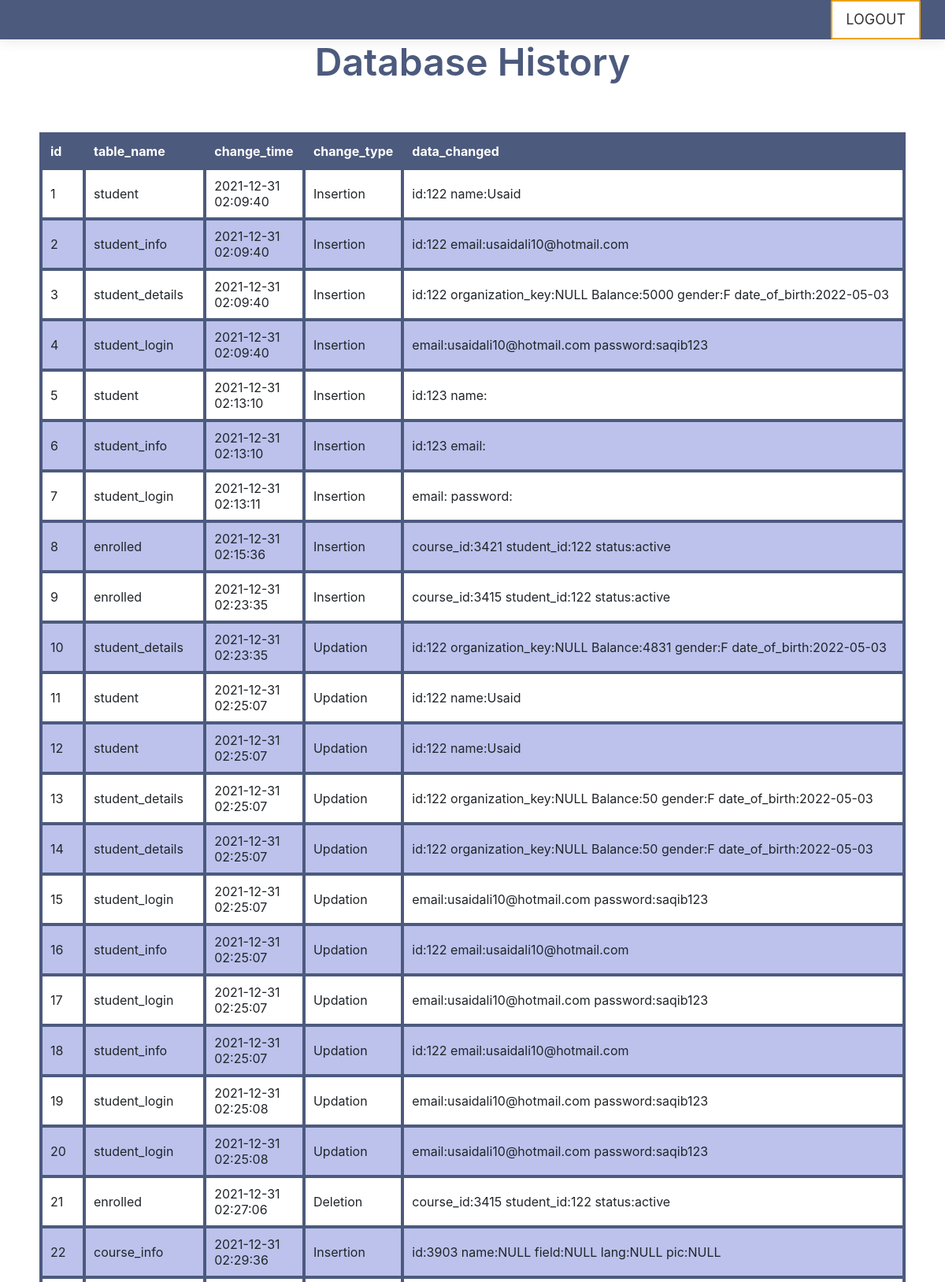
Screenshot of /admin/admin_log.php (signed in, upper part) with the database file from the repository.
### tables this page shows
CREATE TABLE `log_table` (
  `id` int NOT NULL AUTO_INCREMENT,
  `table_name` varchar(50) DEFAULT NULL,
  `change_time` datetime DEFAULT NULL,
  `change_type` varchar(10) DEFAULT NULL,
  `data_changed` text,
  PRIMARY KEY (`id`)
);

### admin/admin_log.php (the view, shortened to what this page needs)
<?php
include_once '../connect.php';
?>
<link rel="stylesheet" href="../css/table.css" />
<link rel="stylesheet" href="../css/bootstrap.min.css" />
    <link rel="stylesheet" href="../css/style.css" />
    <link rel="stylesheet" href="../css/newcss.css" />
<body class="host_version">
    <header class="top-navbar">
        <nav class="navbar navbar-expand-lg navbar-light bg-light">
            <div class="container-fluid">
                <div class="collapse navbar-collapse" id="navbars-host">
                    <ul class="nav navbar-nav navbar-right">
                        <li><a class="hover-btn-new log orange" href="../logout.php" data-toggle="modal" data-target="#login"><span>Logout</span></a></li>
                    </ul>
                </div>
            </div>
        </nav>
    </header>
    <div class="section-title">
                <h2 style="color:#4c5a7d">Database History</h2>
            </div>
<?php
$query = "SELECT * FROM log_table ;";
$result = mysqli_query($conn, $query);
$check = mysqli_num_rows($result);
if ($check > 0) {?>
    <table>
    <tr style = "background-color:#4c5a7d ;color: white">
        <th>id</th>
        <th>table_name</th>
        <th>change_time</th>
        <th>change_type</th>
        <th>data_changed</th>
    </tr><?php
    while ($row = mysqli_fetch_array($result)) {?>
        <tr>
        <td><?php echo $row['id'] ?></td>
        <td><?php echo $row['table_name'] ?></td>
        <td><?php echo $row['change_time'] ?></td>
        <td><?php echo $row['change_type'] ?></td>
        <td><?php echo $row['data_changed'] ?></td>
    </tr>
    <?php
    }
}?></table>

### css/table.css (style rules this page uses)
table, th, td { border: 4px solid #4c5a7d; border-collapse: collapse; }
table { margin: 50px; }
th, td { padding: 10px; }
tr:nth-child(even) { background-color: white; }
tr:nth-child(odd) { background-color: #BCC2EC; }

### rows the page displays
log_table: id "1", table_name "student", change_time "2021-12-31 02:09:40", change_type "Insertion", data_changed "id:122 name:Usaid"
log_table: id "2", table_name "student_info", change_time "2021-12-31 02:09:40", change_type "Insertion", data_changed "id:122 email:usaidali10@hotmail.com"
log_table: id "3", table_name "student_details", change_time "2021-12-31 02:09:40", change_type "Insertion", data_changed "id:122 organization_key:NULL Balance:5000 gender:F date_of_birth:2022-05-03"
log_table: id "4", table_name "student_login", change_time "2021-12-31 02:09:40", change_type "Insertion", data_changed "email:usaidali10@hotmail.com password:saqib123"
log_table: id "5", table_name "student", change_time "2021-12-31 02:13:10", change_type "Insertion", data_changed "id:123 name:"
log_table: id "6", table_name "student_info", change_time "2021-12-31 02:13:10", change_type "Insertion", data_changed "id:123 email:"
log_table: id "7", table_name "student_login", change_time "2021-12-31 02:13:11", change_type "Insertion", data_changed "email: password:"
log_table: id "8", table_name "enrolled", change_time "2021-12-31 02:15:36", change_type "Insertion", data_changed "course_id:3421 student_id:122 status:active"
log_table: id "9", table_name "enrolled", change_time "2021-12-31 02:23:35", change_type "Insertion", data_changed "course_id:3415 student_id:122 status:active"
log_table: id "10", table_name "student_details", change_time "2021-12-31 02:23:35", change_type "Updation", data_changed "id:122 organization_key:NULL Balance:4831 gender:F date_of_birth:2022-05-03"
log_table: id "11", table_name "student", change_time "2021-12-31 02:25:07", change_type "Updation", data_changed "id:122 name:Usaid"
log_table: id "12", table_name "student", change_time "2021-12-31 02:25:07", change_type "Updation", data_changed "id:122 name:Usaid"
log_table: id "13", table_name "student_details", change_time "2021-12-31 02:25:07", change_type "Updation", data_changed "id:122 organization_key:NULL Balance:50 gender:F date_of_birth:2022-05-03"
log_table: id "14", table_name "student_details", change_time "2021-12-31 02:25:07", change_type "Updation", data_changed "id:122 organization_key:NULL Balance:50 gender:F date_of_birth:2022-05-03"
log_table: id "15", table_name "student_login", change_time "2021-12-31 02:25:07", change_type "Updation", data_changed "email:usaidali10@hotmail.com password:saqib123"
log_table: id "16", table_name "student_info", change_time "2021-12-31 02:25:07", change_type "Updation", data_changed "id:122 email:usaidali10@hotmail.com"
log_table: id "17", table_name "student_login", change_time "2021-12-31 02:25:07", change_type "Updation", data_changed "email:usaidali10@hotmail.com password:saqib123"
log_table: id "18", table_name "student_info", change_time "2021-12-31 02:25:07", change_type "Updation", data_changed "id:122 email:usaidali10@hotmail.com"
log_table: id "19", table_name "student_login", change_time "2021-12-31 02:25:08", change_type "Updation", data_changed "email:usaidali10@hotmail.com password:saqib123"
log_table: id "20", table_name "student_login", change_time "2021-12-31 02:25:08", change_type "Updation", data_changed "email:usaidali10@hotmail.com password:saqib123"
log_table: id "21", table_name "enrolled", change_time "2021-12-31 02:27:06", change_type "Deletion", data_changed "course_id:3415 student_id:122 status:active"
log_table: id "22", table_name "course_info", change_time "2021-12-31 02:29:36", change_type "Insertion", data_changed "id:3903 name:NULL field:NULL lang:NULL pic:NULL"
